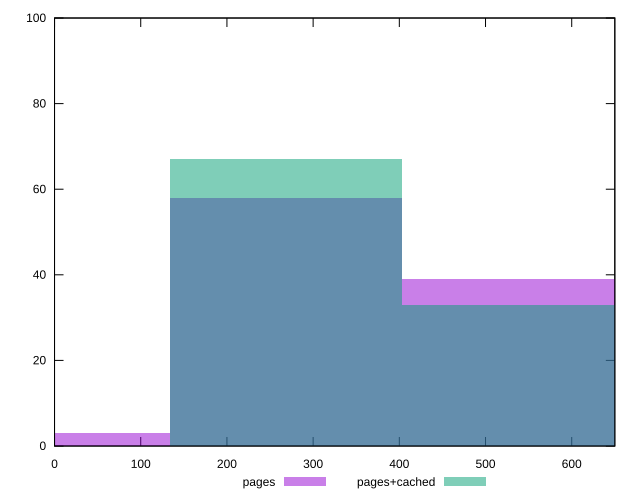

gnuplot code for this plot:
reset

$pages <<EOF
268.7739899968409 58
537.5479799936818 39
0 3
EOF

$pagesCached <<EOF
268.7739899968409 67
537.5479799936818 33
EOF

set key outside below
set boxwidth 268.7739899968409
set xrange [0:650]
set yrange [0:100]
set trange [0:100]
set style fill transparent solid 0.5 noborder
set terminal svg size 640, 500 enhanced background rgb 'white'
set output "report_00015_2021-02-09T16-11-33.973Z/uses-webp-images/comparison/histogram/0_vs_1.svg"

plot $pages title "pages" with boxes, \
     $pagesCached title "pages+cached" with boxes

reset
